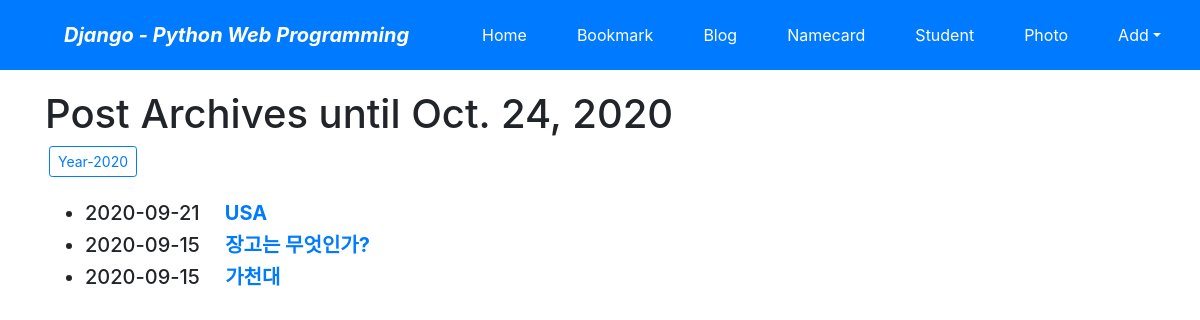
/blog/archive/, run on an earlier commit of the app's database.
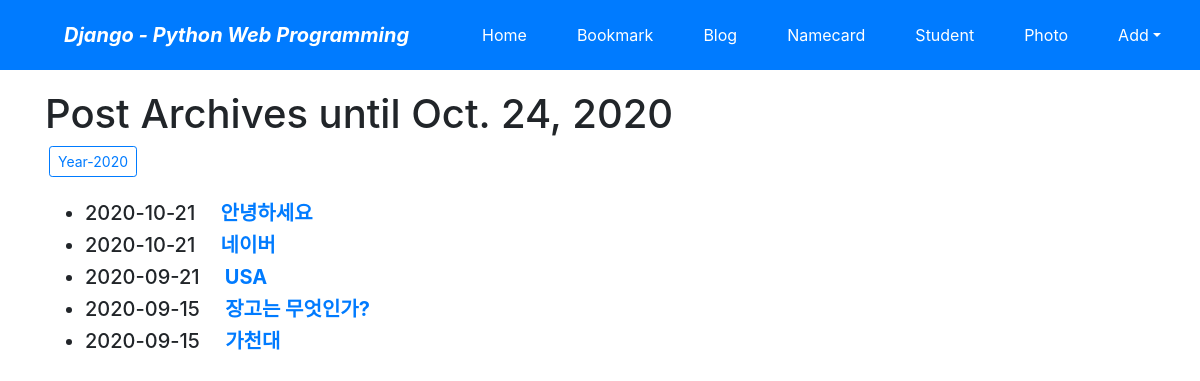
And on a later commit of the database.
### blog/models.py (models this page shows, shortened)
class Post(models.Model):
    title = models.CharField(verbose_name='TITLE', max_length=50)
    slug = models.SlugField('SLUG', unique=True, allow_unicode=True, help_text='one word for title alias.')
    description = models.CharField('DESCRIPTION', max_length=100, blank=True, help_text='simple description text.')
    content = models.TextField('CONTENT')
    create_dt = models.DateTimeField('CREATE DATE', auto_now_add=True)
    modify_dt = models.DateTimeField('MODIFY DATE', auto_now=True)
    owner = models.ForeignKey(User,on_delete=models.CASCADE,verbose_name='OWNER',blank=True,null=True) # 추가
    class Meta:
        verbose_name = 'post'
        verbose_name_plural = 'posts'
        db_table = 'blog_posts'
        ordering = ('-modify_dt',)
    def get_absolute_url(self):
        return reverse('blog:post_detail', args=(self.slug,))

### blog/views.py (the view)
# urls.py: path('archive/', views.PostAV.as_view(), name='post_archive'),
class PostAV(ArchiveIndexView):
    model = Post
    date_field = 'modify_dt'

### blog/templates/blog/post_archive.html (shortened to what this page needs)
{% extends "base.html" %}
{% block content %}
    <h1>Post Archives until {% now "N d, Y" %}</h1>
    {% for date in date_list %}
    <a href="{% url 'blog:post_year_archive' date|date:'Y' %}"
       class="btn btn-outline-primary btn-sm mx-1">
        Year-{{ date|date:"Y" }}</a>
    {% endfor %}
    <br><br>
    <div>
        <ul>
            {% for post in object_list %}
            <li class="h5">
                {{ post.modify_dt|date:"Y-m-d" }}&emsp;
                <a href="{{ post.get_absolute_url }}"><strong>{{ post.title }}</strong></a>
            </li>
            {% endfor %}
        </ul>
    </div>
{% endblock %}

What changed in the data, as far as the page shows it:
added Post: modify_dt "2020-10-21", title "안녕하세요"
added Post: modify_dt "2020-10-21", title "네이버"
